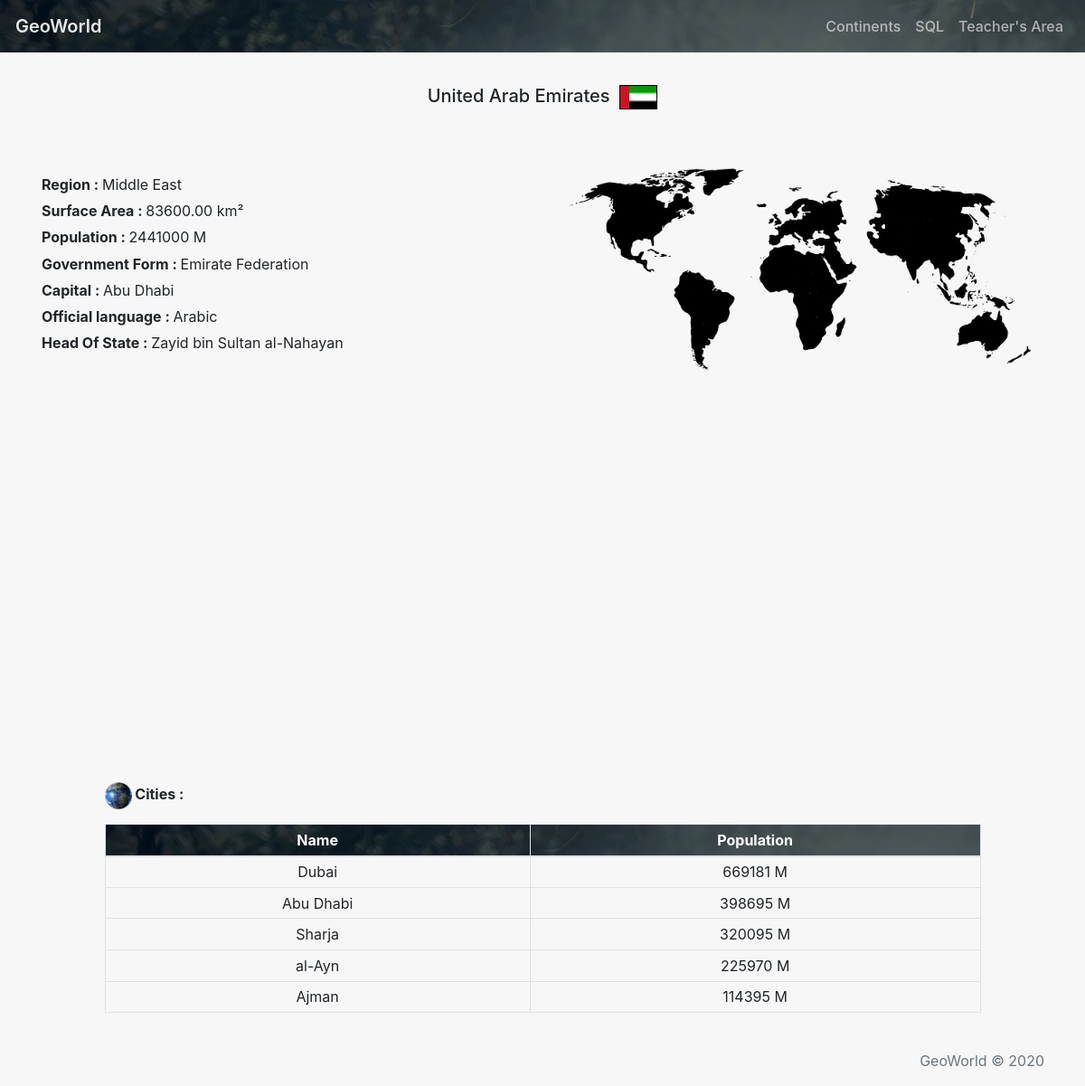
The app's page /view.php?country=8 with its own data.
### tables this page shows
CREATE TABLE `Country`
(
    `id`             int(11)                                                                                NOT NULL AUTO_INCREMENT,
    `Code`           char(3)                                                                                         DEFAULT NULL,
    `Name`           char(52)                                                                               NOT NULL DEFAULT '',
    `Continent`      enum ('Asia','Europe','North America','Africa','Oceania','Antarctica','South America') NOT NULL DEFAULT 'Asia',
    `Region`         char(26)                                                                               NOT NULL DEFAULT '',
    `SurfaceArea`    float(10, 2)                                                                           NOT NULL DEFAULT '0.00',
    `IndepYear`      smallint(6)                                                                                     DEFAULT NULL,
    `Population`     int(11)                                                                                NOT NULL DEFAULT '0',
    `LifeExpectancy` float(3, 1)                                                                                     DEFAULT NULL,
    `GNP`            float(10, 2)                                                                                    DEFAULT NULL,
    `GNPOld`         float(10, 2)                                                                                    DEFAULT NULL,
    `LocalName`      char(45)                                                                               NOT NULL DEFAULT '',
    `GovernmentForm` char(45)                                                                               NOT NULL DEFAULT '',
    `HeadOfState`    char(60)                                                                                        DEFAULT NULL,
    `Capital`        int(11)                                                                                         DEFAULT NULL,
    `Code2`          char(2)                                                                                NOT NULL DEFAULT '',
    PRIMARY KEY (`id`) USING BTREE
);

CREATE TABLE `City`
(
    `id`         int(11)  NOT NULL AUTO_INCREMENT,
    `idCountry`  int(11)           DEFAULT NULL,
    `Name`       char(35) NOT NULL DEFAULT '',
    `District`   char(20) NOT NULL DEFAULT '',
    `Population` int(11)  NOT NULL DEFAULT '0',
    PRIMARY KEY (`id`) USING BTREE,
    KEY `fk_constraint_city_country` (`idCountry`),
    CONSTRAINT `fk_constraint_city_country` FOREIGN KEY (`idCountry`) REFERENCES `Country` (`id`)
);

CREATE TABLE `Language`
(
    `id`   int(11)     NOT NULL AUTO_INCREMENT,
    `Name` varchar(30) NOT NULL,
    PRIMARY KEY (`id`) USING BTREE
);

### func/functions.php (called while the page is built, shortened)
<?php
require_once 'db.php';
function getCountryInfo($idCountry){
    global $dataDB;
    $prepare = $dataDB->prepare("SELECT * FROM Country WHERE id = :id");
    $prepare->bindValue(':id', $idCountry, PDO::PARAM_INT);
    $prepare->execute();
    return $prepare->fetch();
}
function getCapital($idCountry){
    global $dataDB;
    $prepare = $dataDB->prepare("SELECT City.Name FROM City,Country WHERE City.id = Country.Capital AND Country.id = :id");
    $prepare->bindValue(':id', $idCountry, PDO::PARAM_INT);
    $prepare->execute();
    return $prepare->fetch();
}
function getOfficialLanguage($idCountry){
    global $dataDB;
    $prepare = $dataDB->prepare("SELECT Language.Name FROM Language,CountryLanguage WHERE Language.id = CountryLanguage.idLanguage AND CountryLanguage.idCountry = :id AND CountryLanguage.IsOfficial = 'T'");
    $prepare->bindValue(':id', $idCountry, PDO::PARAM_INT);
    $prepare->execute();
    return $prepare->fetchAll();
}
function getCityInfo($idCountry){
    global $dataDB;
    $prepare = $dataDB->prepare("SELECT id,idCountry,Name,Population FROM City WHERE idCountry = :id");
    $prepare->bindValue(':id', $idCountry, PDO::PARAM_INT);
    $prepare->execute();
    return $prepare->fetchAll();
}

### view.php (the view, shortened to what this page needs)
<?php
require_once 'func/functions.php';
if(!empty($_GET['country'])){
    $idCountry = $_GET['country'];
    if(countryExist($idCountry)) {
        $getCountryInfo = getCountryInfo($idCountry);
        $getCapital = getCapital($idCountry);
        $getOfficialLanguage = getOfficialLanguage($idCountry);
        $getCityInfo = getCityInfo($idCountry);
    }else{
        header("Location: notFound.php");
    }
}else{
    header("Location: notFound.php");
}
?>
<?php require_once 'inc/header.php'; ?>
<main role="main" class="flex-shrink-0">
    <div class="container">
        <table align="center">
            <tr>
                <td><h5 class="text-center" ><?php echo $getCountryInfo->Name; ?> <img style="border: 1px solid black;" src="img/flag/<?php echo $getCountryInfo->Name; ?>.png" height="27" width="42"></h5></td>
            </tr>
        </table>
        <div class="row">
            <div class="col-sm-6">
                <br><br><p></p>
                <table>
                    <tr>
                        <td><h6 style="font-weight: bold;">Region : <span style="font-weight: normal;"><?php echo $getCountryInfo->Region; ?></span></h6></td>
                    </tr>
                    <tr>
                        <td><h6 style="font-weight: bold;">Surface Area : <span style="font-weight: normal;"><?php echo $getCountryInfo->SurfaceArea; ?> km²</span></h6></td>
                    </tr>
                    <tr>
                        <td><h6 style="font-weight: bold;">Population : <span style="font-weight: normal;"><?php echo $getCountryInfo->Population; ?> M</span></h6></td>
                    </tr>
                    <tr>
                        <td><h6 style="font-weight: bold;">Government Form : <span style="font-weight: normal;"><?php echo $getCountryInfo->GovernmentForm; ?></span></h6></td>
                    </tr>
                    <tr>
                        <td><h6 style="font-weight: bold;">Capital : <span style="font-weight: normal;"><?php echo (!empty($getCapital->Name)) ? $getCapital->Name : ""; ?></span></h6></td>
                    </tr>
                    <tr>
                        <td><h6 style="font-weight: bold;">Official language : <span style="font-weight: normal;">
                            <?php foreach ($getOfficialLanguage as $Olang){ echo (!empty($Olang->Name)) ? "$Olang->Name " : ""; } ?>
                        </span></h6></td>
                    </tr>
                    <tr>
                        <td><h6 style="font-weight: bold;">Head Of State : <span style="font-weight: normal;"><?php echo $getCountryInfo->HeadOfState; ?></span></h6></td>
                    </tr>
                </table>
            </div>
            <div class="col-sm-6 "><br><p></p>
                <div class="col-sm-12">
                    <img src="img/pays.png" class="d-block w-100">
                </div>
            </div>
            <div style="margin:auto; padding-top: 60px; width: 70%; height: 400px;" class="text-center" id="piechart"></div>
            <div class="table-responsive" style="width: 85%; margin: auto;">
                <br><p></p>
                <h6 style="font-weight: bold;"> <a href="https://earth.google.com/web/@-34.60960027,-100.74439882,-13267.34577873a,29549777.35057354d,35y,0h,0t,0r" target="_blank">
                        <img src="img/logo.png" width="30" height="30" >
                    </a> Cities :</h6><p></p>
                <table class="table text-center table-bordered table-sm">
                    <thead class="geonav">
                    <tr>
                        <th>Name</th>
                        <th>Population</th>
                    </tr>
                    </thead>
                    <tr>
                        <?php foreach($getCityInfo as $indice => $city): ?>
                    <tr>
                        <td><?php echo $city->Name; ?></td>
                        <td><?php echo $city->Population; ?> M</td>
                    </tr>
                    <?php endforeach; ?>
                </table>
            </div>
        </div>
    </div>
</main>
<?php require_once 'inc/footer.php'; ?>

### css/style.css (style rules this page uses)
body { background-color: #f7f7f7; }
main { padding-top: 35px; padding-bottom: 25px; }
.geonav { background-image: url("../img/asia.jpg"); color: #ffffff; }

### records on screen
country: Name "United Arab Emirates", Name (picture), Region "Middle East", SurfaceArea "83600.00", Population "2441000", GovernmentForm "Emirate Federation", HeadOfState "Zayid bin Sultan al-Nahayan"
city: Name "Abu Dhabi", Population "398695"
language: Name "Arabic"
city: Name "Dubai", Population "669181"
city: Name "Sharja", Population "320095"
city: Name "al-Ayn", Population "225970"
city: Name "Ajman", Population "114395"
